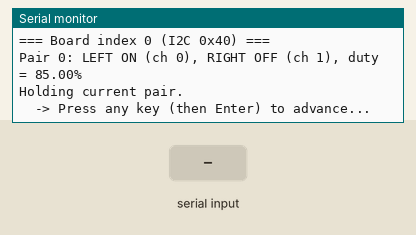
A sketch run on a simulated Arduino Uno, built with avr-gcc and run on an emulated ATmega328P. Parts: the last lines printed to the serial monitor. The inputs (shaded band) are chosen by the test bench.

Above: at 2.2 s.
2.3 s: "1" received over Serial
At 3.4 s:
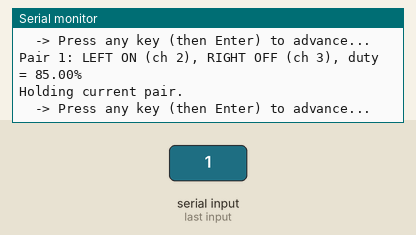
3.8 s: "0" received over Serial
At 4.5 s:
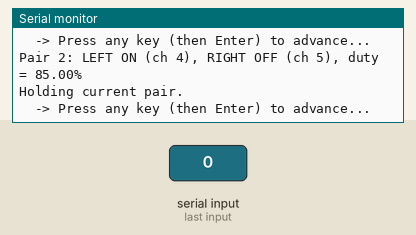
5.3 s: "2" received over Serial
At 5.7 s:
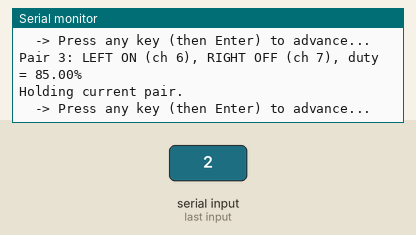

The sketch:

debug_i2c_bus.ino
```cpp
#include <Wire.h>
#include <Adafruit_PWMServoDriver.h>
#include <math.h>

/*
  SIMPLE DEBUG SWEEP — KEY-ADVANCE MODE
  ----------------------------------------
  Goal:
    - Control 32 PCA9685 boards (I2C addresses 0x40–0x5F).
    - Each board has 16 PWM channels -> 8 magnet pairs: (0,1), (2,3), ..., (14,15).
    - Activate ONLY the LEFT pin of one pair (right pin OFF).
    - Move to the NEXT pair ONLY WHEN a key is pressed on the Serial Monitor.
    - After finishing 8 pairs on this board, move to the next board, loop forever.

  Safety:
    - Before switching to a new pair, turn ALL channels OFF.
    - Left pin ON, Right pin always OFF (never ON at the same time).

  How to use:
    - Open Serial Monitor at 115200 baud.
    - Press any key (and hit Enter) to advance to the next pair/board.
*/

//////////////////// USER SETTINGS ////////////////////
#define NUM_BOARDS       32          // Number of PCA9685 devices: addresses 0x40..0x5F
#define BASE_ADDR        0x40        // PCA9685 base I2C address
#define PWM_FREQ_HZ      1000        // PCA9685 PWM frequency (Hz)
#define I2C_SPEED_HZ     400000      // I2C bus speed (Hz); 400kHz fast-mode

float DUTY_PERCENT = 85.0f;         // Left pin duty [%] (right pin is always 0%)
#define ENABLE_SERIAL_LOG 1           // Set to 0 to disable Serial logs
///////////////////////////////////////////////////////

// Array of driver pointers (one per board)
Adafruit_PWMServoDriver* boards[NUM_BOARDS] = { nullptr };

// Convert duty percentage (0..100) to 12-bit PWM ticks (0..4095)
static inline uint16_t dutyToTicks(float percent) {
  if (percent < 0.0f)   percent = 0.0f;
  if (percent > 100.0f) percent = 100.0f;
  return (uint16_t) lroundf(4095.0f * (percent / 100.0f));
}

// Turn OFF all 16 channels on a given board
static inline void allOff(Adafruit_PWMServoDriver* board) {
  for (int ch = 0; ch < 16; ++ch) {
    board->setPWM(ch, 0, 0);              // OFF
  }
}

// Activate one pair with LEFT ON (at ticks) and RIGHT OFF
static inline void activateLeftOnly(Adafruit_PWMServoDriver* board, int pairIndex, uint16_t leftTicks) {
  const int leftPin  = 2 * pairIndex;     // even channel (left)
  const int rightPin = leftPin + 1;       // odd channel  (right)

  board->setPWM(rightPin, 0, 0);          // RIGHT must be OFF
  board->setPWM(leftPin,  0, leftTicks);  // LEFT at requested duty
}

// Wait here until the user presses any key (and Enter) in the Serial Monitor
static inline void waitForKey(const char* prompt) {
#if ENABLE_SERIAL_LOG
  Serial.println(prompt);
  Serial.println("  -> Press any key (then Enter) to advance...");
#endif
  // Block until at least one byte arrives
  while (Serial.available() == 0) {
    // idle loop; you could add a tiny delay to reduce CPU usage
    delay(1);
  }
  // Drain the input buffer (consume what user typed)
  while (Serial.available() > 0) {
    (void)Serial.read();
  }
}

void setup() {
#if ENABLE_SERIAL_LOG
  Serial.begin(115200);                    // Serial for logs & key-advance
  delay(1000);                             // Give time for Serial to attach
  Serial.println("Starting PCA9685 debug sweep (key-advance mode)...");
#endif

  Wire.begin();                            // Start I2C as master
  Wire.setClock(I2C_SPEED_HZ);             // Set I2C bus speed

  // Initialize all PCA9685 boards (0x40..0x5F)
  for (int i = 0; i < NUM_BOARDS; ++i) {
    const uint8_t addr = (uint8_t)(BASE_ADDR + i);
    boards[i] = new Adafruit_PWMServoDriver(addr);

    boards[i]->begin();                    // Initialize PCA9685 at this address
    boards[i]->setPWMFreq(PWM_FREQ_HZ);    // Set PWM frequency
    allOff(boards[i]);                     // Ensure all outputs are OFF

#if ENABLE_SERIAL_LOG
    Serial.print("Initialized PCA9685 at 0x");
    if (addr < 0x10) Serial.print('0');
    Serial.println(addr, HEX);
#endif

    delay(2);                              // Small settle time per device
  }

#if ENABLE_SERIAL_LOG
  Serial.println("All boards ready.");
#endif
}

void loop() {
  const uint16_t leftTicks = dutyToTicks(DUTY_PERCENT);

  // Sweep from board 0x40 (000000) to 0x5F (011111)
  for (int b = 0; b < NUM_BOARDS; ++b) {
    Adafruit_PWMServoDriver* board = boards[b];
    allOff(board);                         // Safety: everything OFF before starting

#if ENABLE_SERIAL_LOG
    uint8_t addr = (uint8_t)(BASE_ADDR + b);
    Serial.print("\n=== Board index ");
    Serial.print(b);
    Serial.print(" (I2C 0x");
    if (addr < 0x10) Serial.print('0');
    Serial.print(addr, HEX);
    Serial.println(") ===");
#endif

    // Each board controls 8 magnet pairs: (0,1), (2,3), ..., (14,15)
    for (int pair = 0; pair < 8; ++pair) {
      // Turn everything OFF, then activate the target pair's LEFT pin
      allOff(board);
      activateLeftOnly(board, pair, leftTicks);

#if ENABLE_SERIAL_LOG
      Serial.print("Pair ");
      Serial.print(pair);
      Serial.print(": LEFT ON (ch ");
      Serial.print(2 * pair);
      Serial.print("), RIGHT OFF (ch ");
      Serial.print(2 * pair + 1);
      Serial.print("), duty = ");
      Serial.print(DUTY_PERCENT);
      Serial.println("%");
#endif

      // Wait for user key to proceed to next pair
      waitForKey("Holding current pair.");
    }

    // After finishing this board, ensure all channels are OFF
    allOff(board);

#if ENABLE_SERIAL_LOG
    Serial.println("Board done. All channels OFF.");
    waitForKey("Ready to move to the next board.");
#endif
  }

  // After going through all 32 boards, start again
#if ENABLE_SERIAL_LOG
  Serial.println("\nSweep complete. Restarting from the first board.");
  waitForKey("Press a key to restart the entire sweep.");
#endif
}
```

Measured:
- after the input at 2.3 s, the serial monitor: prints a new line at once (image 1)
- after the input at 3.8 s, the serial monitor: prints a new line at once (image 2)
- after the input at 5.3 s, the serial monitor: prints a new line at once (image 3)
